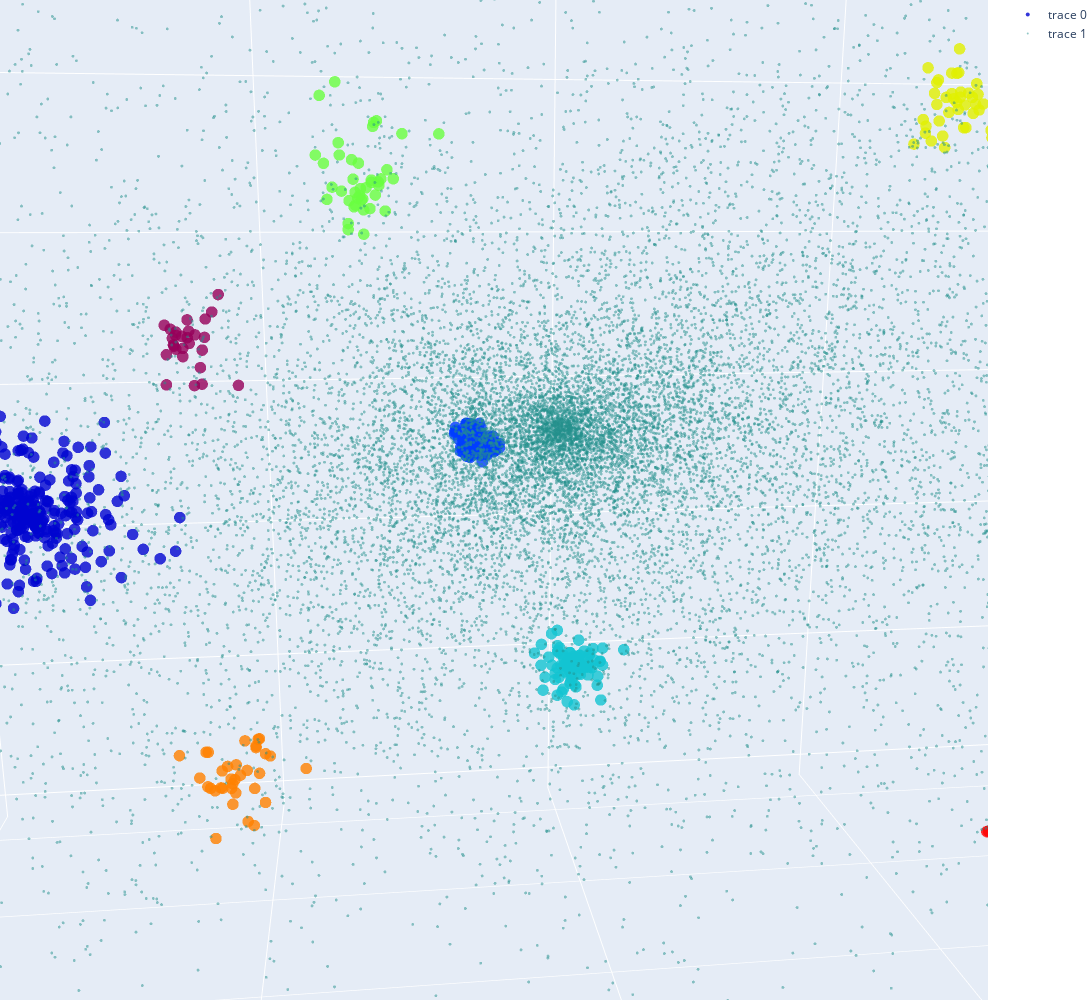

The code cell stored with this chart in its notebook:
### Code cell
s = label != -1
s0 = label == -1

x = halopartinfo[:, 0]
y = halopartinfo[:, 1]
z = halopartinfo[:, 2]
label = halopartinfo[:, -1]
# print(x.shape)

fig = go.Figure(data=[go.Scatter3d(
    x=x[s],
    y=y[s],
    z=z[s],
    mode='markers',
    marker=dict(
        size=4,
        color=label[s],
        colorscale='Rainbow',
        opacity=0.8
    )
),
                      go.Scatter3d(
    x=x[s0],
    y=y[s0],
    z=z[s0],
    mode='markers',
    marker=dict(
        size=1,
        color=label[s0],
        colorscale='Viridis',
        opacity=0.5
    )
)
])

fig.update_layout(margin=dict(l=0, r=0, b=0, t=0), width=1200, height=1000)
# fig.show()

### Figure 1 — Plotly figure (JSON) as saved in the notebook; plotly's stock layout.template omitted (floating-point values rounded to 4 significant figures; data arrays with more than 128 entries replaced by an {"elided": "..."} marker saying what was removed)
{"data": [{"marker": {"color": {"elided": "612 int values"}, "colorscale": [[0, "rgb(150,0,90)"], [0.125, "rgb(0,0,200)"], [0.25, "rgb(0,25,255)"], [0.375, "rgb(0,152,255)"], [0.5, "rgb(44,255,150)"], [0.625, "rgb(151,255,0)"], [0.75, "rgb(255,234,0)"], [0.875, "rgb(255,111,0)"], [1, "rgb(255,0,0)"]], "opacity": 0.8, "size": 4}, "mode": "markers", "type": "scatter3d", "x": {"elided": "612 float values"}, "y": {"elided": "612 float values"}, "z": {"elided": "612 float values"}}, {"marker": {"color": {"elided": "18097 int values"}, "colorscale": [[0, "#440154"], [0.1111, "#482878"], [0.2222, "#3e4989"], [0.3333, "#31688e"], [0.4444, "#26828e"], [0.5556, "#1f9e89"], [0.6667, "#35b779"], [0.7778, "#6ece58"], [0.8889, "#b5de2b"], [1, "#fde725"]], "opacity": 0.5, "size": 1}, "mode": "markers", "type": "scatter3d", "x": {"elided": "18097 float values"}, "y": {"elided": "18097 float values"}, "z": {"elided": "18097 float values"}}], "layout": {"dragmode": "zoom", "height": 1000, "margin": {"b": 0, "l": 0, "r": 0, "t": 0}, "scene": {"aspectmode": "auto", "aspectratio": {"x": 0.9907, "y": 1.355, "z": 0.7448}, "camera": {"center": {"x": -0.02314, "y": -0.159, "z": 0.0115}, "eye": {"x": 0.5201, "y": -0.2212, "z": 0.1374}, "projection": {"type": "perspective"}, "up": {"x": -0.2229, "y": 0.02622, "z": 0.9745}}, "dragmode": "zoom"}, "width": 1200}}
